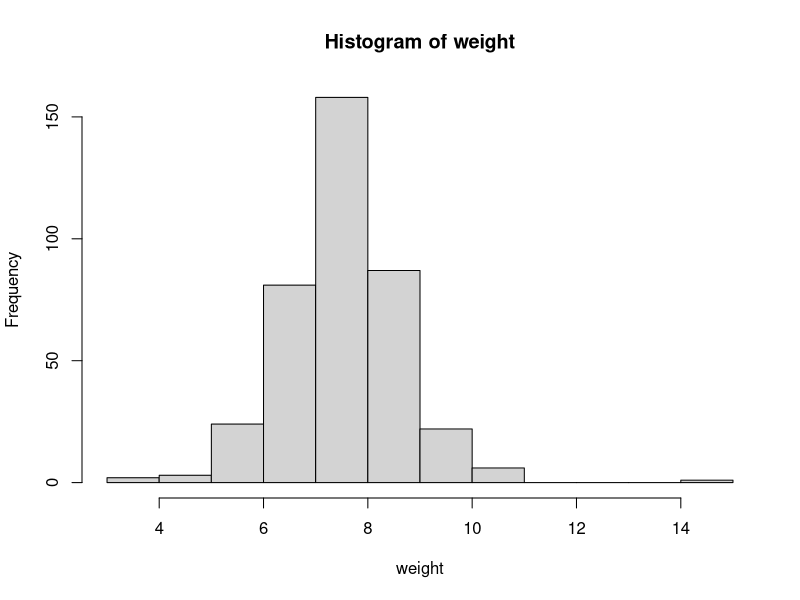
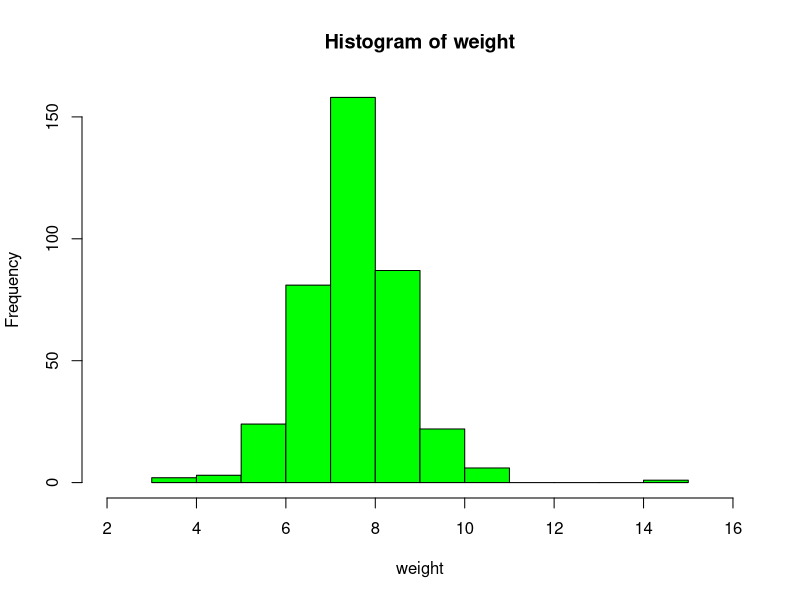
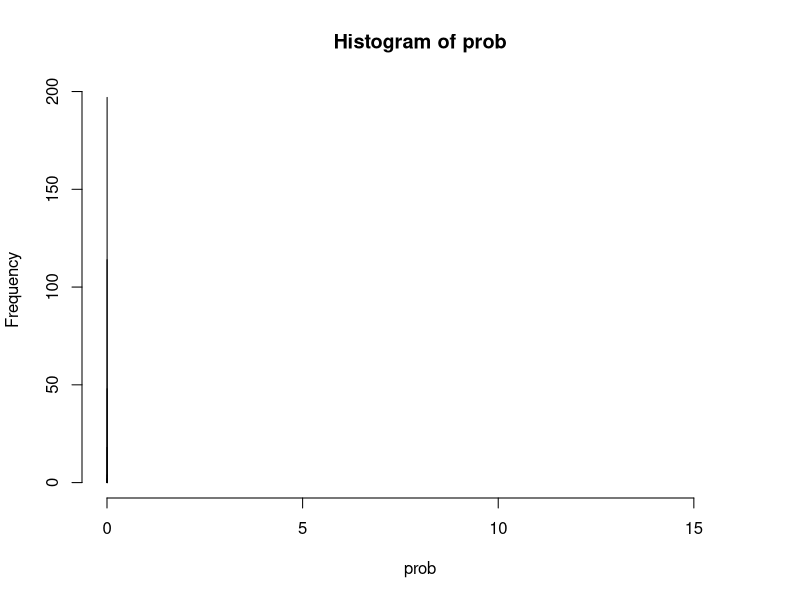
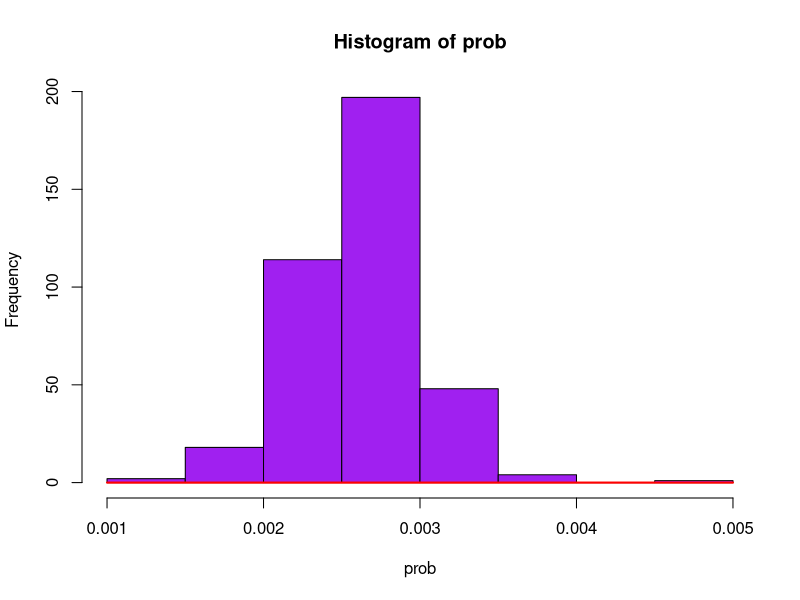
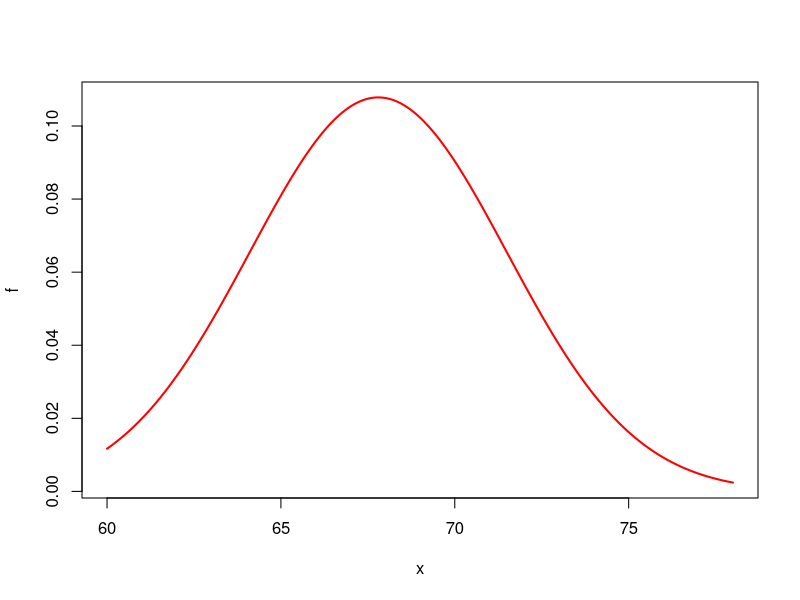

Here is the R script that generated these plots, in order:
#Question 11

birthData <- read.table(file("birthdata.dat"))

length <- birthData[,1]
weight <- birthData[,2]


mean <- mean(weight)
var <- var(weight)
sd <- sqrt(var(weight))

mean
var
sd

hist(weight)

hist(weight, xlim = c(2, 16), breaks = 10, col="green")

x <- seq(0.001, 0.005, length = 384)

f <- dnorm(x, mean, sd)

prob <- weight / sum(weight)

hist(prob, xlim = c(0.001, 16), col="green")
hist(prob, xlim = c(0.001, 0.005), col="purple", breaks = 10)

lines(x,f,col="red", lwd = 2, type="l")


x <- seq(60, 78, length = 361)
f <- dnorm(x, 67.8, 3.7)
plot(x, f, type = "l", col = "red", lwd = 2)
